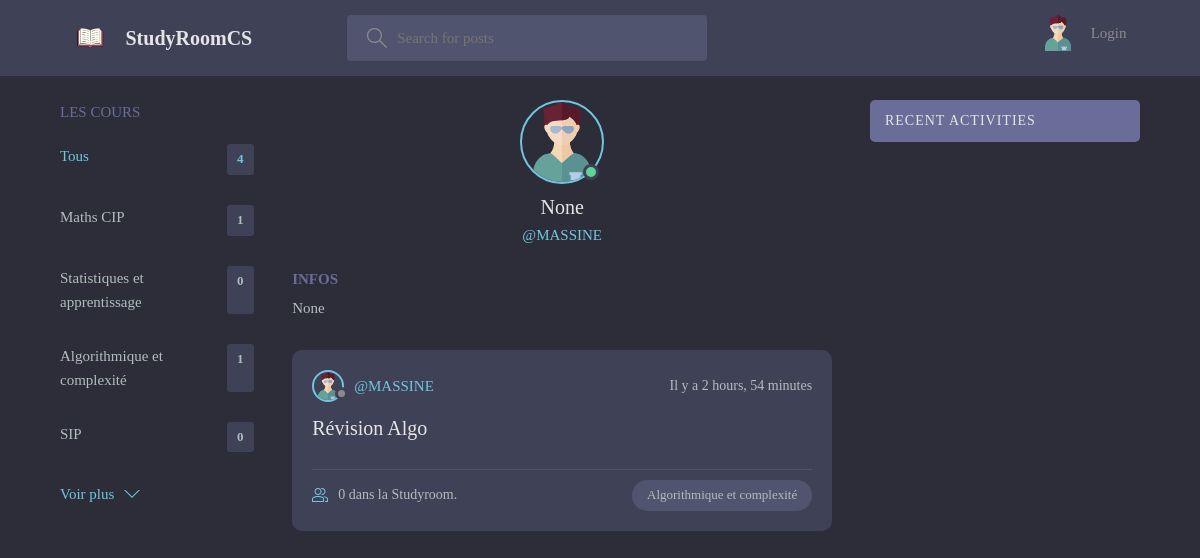
Page /profile/1/ on the committed database.
### base/models.py (models this page shows, shortened)
class Topic(models.Model):
    name = models.CharField(max_length=200)

class User(AbstractUser):
    name = models.CharField(max_length=200, null=True)
    email = models.EmailField(unique=True, null=True)
    bio = models.TextField(null=True)
    avatar = models.ImageField(null=True, default="avatar.svg")
    USERNAME_FIELD = 'email'
    REQUIRED_FIELDS = ['username']

class Room(models.Model):
    host = models.ForeignKey(User, on_delete=models.SET_NULL, null=True)
    topic = models.ForeignKey(Topic, on_delete=models.SET_NULL, null=True)
    name = models.CharField(max_length=200)
    description = models.TextField(null=True, blank=True)
    participants = models.ManyToManyField(
        User, related_name='participants', blank=True)
    updated = models.DateTimeField(auto_now=True)
    created = models.DateTimeField(auto_now_add=True)
    class Meta:
        ordering = ['-updated', '-created']

### base/views.py (the view)
# urls.py: path('profile/<str:pk>/', views.userProfile, name="user-profile")
def userProfile(request, pk):
    user = User.objects.get(id=pk)
    rooms = user.room_set.all()
    room_messages = user.message_set.all()
    topics = Topic.objects.all()
    context = {'user': user, 'rooms': rooms,
               'room_messages': room_messages, 'topics': topics}
    return render(request, 'base/profile.html', context)

### base/templates/base/profile.html (shortened to what this page needs)
{% extends 'main.html' %}
{% block content %}
<main class="profile-page layout layout--3">
  <div class="container">
    {% include 'base/topics_component.html' %}
    <div class="roomList">
      <div class="profile">
        <div class="profile__avatar">
          <div class="avatar avatar--large active">
            <img src="{{user.avatar.url}}" />
          </div>
        </div>
        <div class="profile__info">
          <h3>{{user.name}}</h3>
          <p>@{{user.username}}</p>
        </div>
        <div class="profile__about">
          <h3>Infos</h3>
          <p>
            {{user.bio}}
          </p>
        </div>
      </div>
      {% include 'base/feed_component.html' %}
    </div>
    {% include 'base/activity_component.html' %}
  </div>
</main>
{% endblock content %}

### templates/main.html (shortened to what this page needs)
<!DOCTYPE html>
{% load static %}
<html lang="en">
  <head>
    <link rel="stylesheet" href="{% static 'styles/style_.css' %}" />
  </head>
  <body>
    {% include 'navbar.html' %}  {% block content %} {% endblock %}
  </body>
</html>

### templates/navbar.html (shortened to what this page needs)
{% load static %}
<header class="header header--loggedIn">
  <div class="container">
    <a href="{% url 'home' %}" class="header__logo">
      <img src="{% static 'images/logo.png' %}" />
      <h1>StudyRoomCS</h1>
    </a>
    <form class="header__search" method="GET" action="{% url 'home' %}">
      <label>
        <input name="q" placeholder="Search for posts" />
      </label>
    </form>
    <nav class="header__menu">
      {% if request.user.is_authenticated %}
      <div class="header__user">
        <a href="{% url 'update-user' %}">
          <div class="avatar avatar--medium active">
            <img src="{{request.user.avatar.url}}" />
          </div>
          <p>
            {{request.user.username}} <span>@{{request.user.username}}</span>
          </p>
        </a>
        <button class="dropdown-button">
          <svg
            version="1.1"
            xmlns="http://www.w3.org/2000/svg"
            width="32"
            height="32"
            viewBox="0 0 32 32"
          >
            <path d="M16 21l-13-13h-3l16 16 16-16h-3l-13 13z"></path>
          </svg>
        </button>
      </div>
      {% else %}
      <a href="{% url 'login' %}">
        <img src="{% static 'images/avatar.svg' %}" />
        <p>Login</p>
      </a>
      {% endif %}
    </nav>
  </div>
</header>

### base/templates/base/topics_component.html
<div class="topics">
  <div class="topics__header">
    <h2>Les cours</h2>
  </div>
  <ul class="topics__list">
    <li>
      <a href="{% url 'home' %}" class="active"
        >Tous<span>{{topics.count}}</span></a
      >
    </li>
    {% for topic in topics %}
    <li>
      <a href="{% url 'home' %}?q={{topic.name}}"
        >{{topic.name}}<span>{{topic.room_set.all.count}}</span></a
      >
    </li>
    {% endfor %}
  </ul>
  <a class="btn btn--link" href="{% url 'topics' %}">
    Voir plus
    <svg
      version="1.1"
      xmlns="http://www.w3.org/2000/svg"
      width="32"
      height="32"
      viewBox="0 0 32 32"
    >
      <path d="M16 21l-13-13h-3l16 16 16-16h-3l-13 13z"></path>
    </svg>
  </a>
</div>

### base/templates/base/feed_component.html (shortened to what this page needs)
{% for room in rooms %}
<div class="roomListRoom">
  <div class="roomListRoom__header">
    <a
      href="{% url 'user-profile' room.host.id %}"
      class="roomListRoom__author"
    >
      <div class="avatar avatar--small">
        <img src="{{room.host.avatar.url}}" />
      </div>
      <span>@{{room.host.username}}</span>
    </a>
    <div class="roomListRoom__actions">
      <span>Il y a {{room.created|timesince}} </span>
    </div>
  </div>
  <div class="roomListRoom__content">
    <a href="{% url 'room' room.id %}">{{room.name}}</a>
  </div>
  <div class="roomListRoom__meta">
    <a href="{% url 'room' room.id %}" class="roomListRoom__joined">
      {{room.participants.all.count}} dans la Studyroom.
    </a>
    <p class="roomListRoom__topic">{{room.topic.name}}</p>
  </div>
</div>
{% endfor %}

### base/templates/base/activity_component.html (shortened to what this page needs)
<div class="activities">
    <div class="activities__header">
        <h2>Recent Activities</h2>
    </div>
</div>

### rows in the picture
Topic: name "Maths CIP", room_set.all.count "1"
Topic: name "Statistiques et apprentissage", room_set.all.count "0"
Topic: name "Algorithmique et complexité", room_set.all.count "1"
Topic: name "SIP", room_set.all.count "0"
User: avatar (placeholder picture), name "None", username "MASSINE", bio "None"
Room: host.avatar (placeholder picture), host.username "MASSINE", created "2 hours, 54 minutes", name "Révision Algo", participants.all.count "0", topic.name "Algorithmique et complexité"

### other values in the picture
{{ topics.count }} "4"
